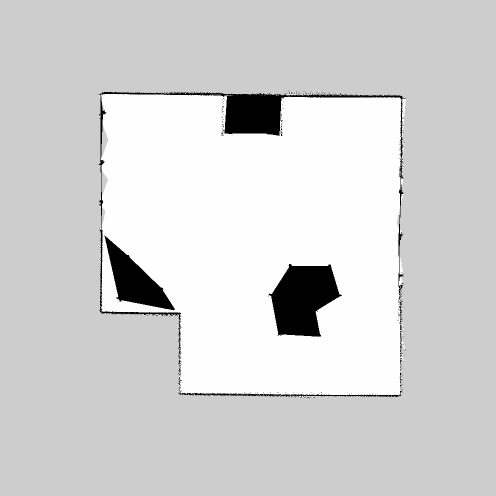
#> input picture src/hakuroukun_boustrophedon_with_cones/maps/conemap_planning.pgm, 992 x 992 px (shown at 1/2 size)
$ python paint_polygons.py hakuroukun_boustrophedon_with_cones/maps/conemap_planning.pgm out.png
#> lines starting #> are read from the running program, lines starting #| are printed output that depends on the picture; after the words box and inside, x2 and y2 are one past the last pixel; in counts of white or black regions, pixels touching at a corner belong together
#!/usr/bin/env python3
"""
paint_polygons.py
-----------------
Interactive polygon painter for ROS occupancy-grid PGM maps.

Use this to convert a Gmapping output (walls + cone-dots) into a planning
map where restricted areas formed by cones are painted as solid occupied
polygons -- matching the semantic intent of Nguyen Van Tai's TASP
restricted-area approach.

Usage:
    python3 paint_polygons.py <input_pgm> <output_pgm>

Controls (in the matplotlib window):
    Left-click     : add a vertex to the current polygon
    Enter          : close the current polygon, start a new one
    u              : undo last vertex (or remove last completed polygon)
    q              : save and quit
    [matplotlib's built-in pan / zoom in the toolbar work as usual]

Output:
    - <output_pgm>          painted PGM (P5 binary, no anti-aliasing)
    - Pixel-value histogram printed to confirm only {0, 205, 254} present
    - A companion .yaml is NOT written; copy your existing yaml and just
      change the `image:` field to point at the new pgm.
"""

import argparse
import sys

import numpy as np
from PIL import Image, ImageDraw
import matplotlib.pyplot as plt
from matplotlib.patches import Polygon as MplPolygon


UNKNOWN = 205   # ROS map_server "unknown" gray
OCCUPIED = 0    # what we paint with
FREE = 254


def main():
    ap = argparse.ArgumentParser(description=__doc__,
                                 formatter_class=argparse.RawDescriptionHelpFormatter)
    ap.add_argument("input_pgm",  help="Path to the source Gmapping PGM")
    ap.add_argument("output_pgm", help="Path to save the painted PGM")
    args = ap.parse_args()

    img = Image.open(args.input_pgm)
#> img is the input picture: PIL image 992x992 L; min 0, max 254, mean 211.9
    arr = np.array(img)
    print(f"Loaded {args.input_pgm}")
    print(f"  shape   : {arr.shape}")
#|   shape   : (992, 992)
    print(f"  dtype   : {arr.dtype}")
#|   dtype   : uint8
    print(f"  range   : {arr.min()} .. {arr.max()}")
#|   range   : 0 .. 254

    # Auto-zoom matplotlib view to the content (anything not UNKNOWN gray)
    known = arr != UNKNOWN
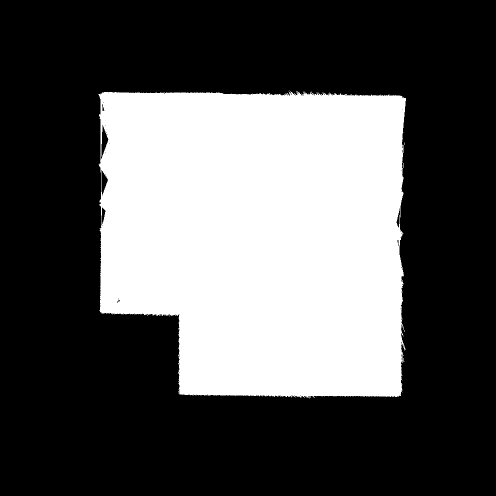
#> known: shape (992, 992) bool (shown at 1/2 size); 34.3% white; 1 white region, box (x1, y1, x2, y2) and area: (197, 181, 812, 797) 337845
    if not known.any():
        print("ERROR: input PGM is entirely unknown-gray; nothing to paint.")
        sys.exit(1)
    rows = np.where(known.any(axis=1))[0]
#> rows = 616 values from 181 to 796
    cols = np.where(known.any(axis=0))[0]
#> cols = 615 values from 197 to 811
    pad = 30
    r0, r1 = max(0, rows[0] - pad), min(arr.shape[0] - 1, rows[-1] + pad)
#> r0 = 151; r1 = 826
    c0, c1 = max(0, cols[0] - pad), min(arr.shape[1] - 1, cols[-1] + pad)
#> c0 = 167; c1 = 841

    fig, ax = plt.subplots(figsize=(11, 11))
    ax.imshow(arr, cmap="gray", vmin=0, vmax=255, interpolation="nearest")
    ax.set_xlim(c0, c1)
    ax.set_ylim(r1, r0)   # reversed: image y grows downward
    ax.set_title("Click vertices around the cones. Enter=close polygon. u=undo. q=save & quit.")

    polygons = []   # list of list of (x, y) pixel coords
    current = []
    artists = []

    # [45 lines left out: functions redraw, on_click, on_key, not called in this run]

    fig.canvas.mpl_connect("button_press_event", on_click)
    fig.canvas.mpl_connect("key_press_event", on_key)

    print()
    print("Controls:")
    print("  Left-click : add vertex")
    print("  Enter      : close current polygon, start new one")
    print("  u          : undo last vertex (or pop last polygon)")
    print("  q          : save & quit")
    print()
    print("Tip: use the matplotlib toolbar magnifier to zoom in on the cones.")
    print()
    plt.show()

    if not polygons:
        print("No polygons drawn -- nothing to save.")
        sys.exit(0)
#> (the program exits here)

$ run again, on src/hakuroukun_boustrophedon_with_cones/maps/df_area_outline_painted.pgm
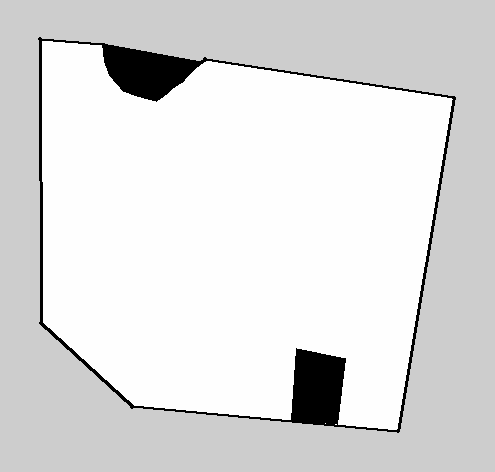
#> input picture src/hakuroukun_boustrophedon_with_cones/maps/df_area_outline_painted.pgm, 495 x 472 px
#> in main, img is the input picture: PIL image 495x472 L; min 0, max 254, mean 221.8
#|   shape   : (472, 495)
#|   dtype   : uint8
#|   range   : 0 .. 254
#> in main, `known = arr != UNKNOWN`:
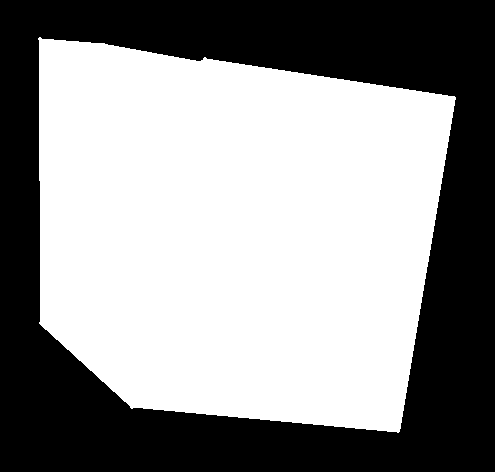
#> known: shape (472, 495) bool; 57.3% white; 1 black region, box (x1, y1, x2, y2) and area: (0, 0, 495, 472) 99782
#> rows = 396 values from 37 to 432
#> cols = 418 values from 38 to 455
#> r0 = 7; r1 = 462
#> c0 = 8; c1 = 485

$ run again, on src/hakuroukun_boustrophedon_with_cones/maps/df_area_outline_rotated.pgm
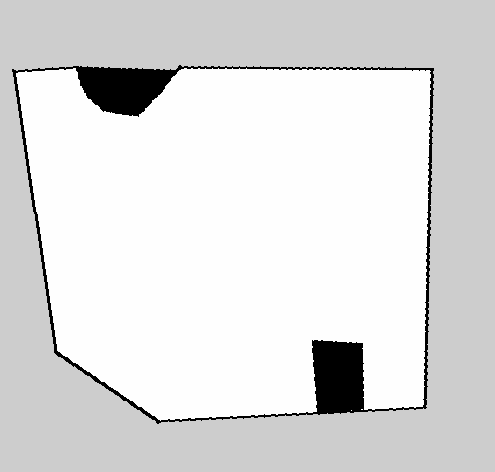
#> input picture src/hakuroukun_boustrophedon_with_cones/maps/df_area_outline_rotated.pgm, 495 x 472 px
#> in main, img is the input picture: PIL image 495x472 L; min 0, max 254, mean 221.8
#|   shape   : (472, 495)
#|   dtype   : uint8
#|   range   : 0 .. 254
#> in main, `known = arr != UNKNOWN`:
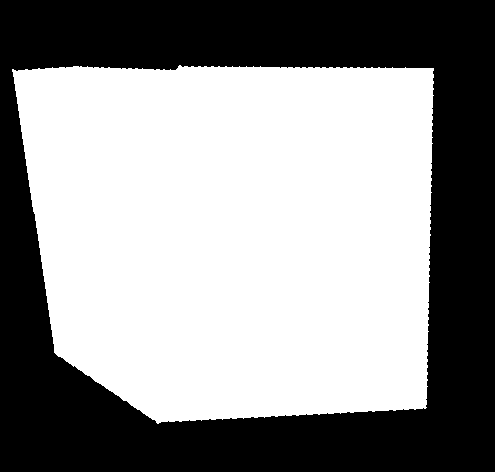
#> known: shape (472, 495) bool; 57.3% white; 1 black region, box (x1, y1, x2, y2) and area: (0, 0, 495, 472) 99780
#> rows = 359 values from 65 to 423
#> cols = 422 values from 12 to 433
#> r0 = 35; r1 = 453
#> c0 = 0; c1 = 463

$ run again, on src/hakuroukun_boustrophedon_with_cones/maps/df_area_planning.pgm
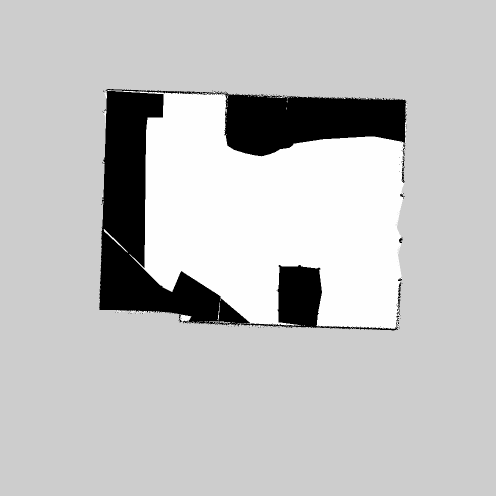
#> input picture src/hakuroukun_boustrophedon_with_cones/maps/df_area_planning.pgm, 992 x 992 px (shown at 1/2 size)
#> in main, img is the input picture: PIL image 992x992 L; min 0, max 254, mean 193.9
#|   shape   : (992, 992)
#|   dtype   : uint8
#|   range   : 0 .. 254
#> in main, `known = arr != UNKNOWN`:
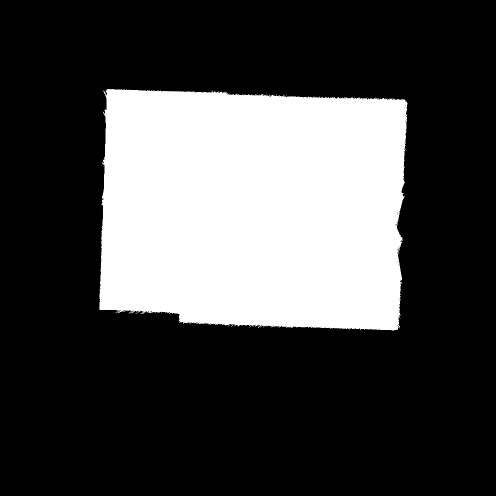
#> known: shape (992, 992) bool (shown at 1/2 size); 27.8% white; 1 white region, box (x1, y1, x2, y2) and area: (198, 178, 815, 661) 273240
#> rows = 483 values from 178 to 660
#> cols = 617 values from 198 to 814
#> r0 = 148; r1 = 690
#> c0 = 168; c1 = 844
